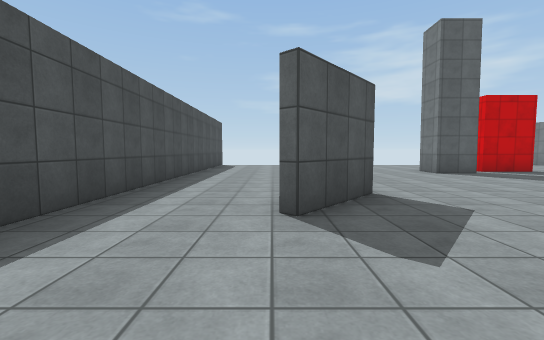
View 1 (above)

18 first-person views from a walk through a Unity game level. The camera is 1.2 m above the floor, tilts 4° down and sees 90° across. The floor is counted in squares, 2 m on a side. Each view is taken from the middle of a square. On the plan, view 1 faces up. The plan holds only what a view shows up to about 9 squares ahead; the rest is blank. The player character is not drawn. Some animated figures are not drawn. Some surface patterns are stand-ins.

View 2
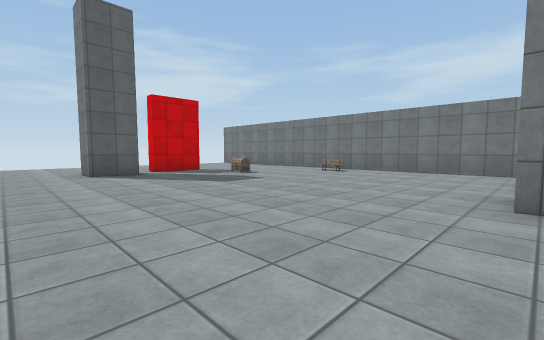

View 3
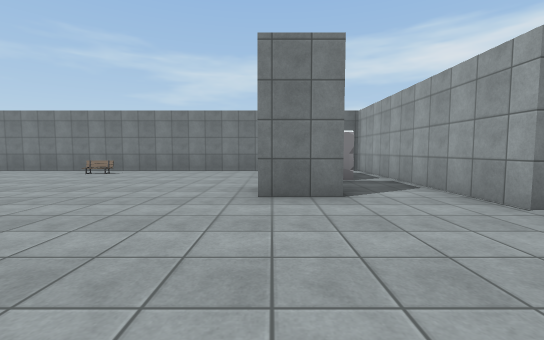

View 4
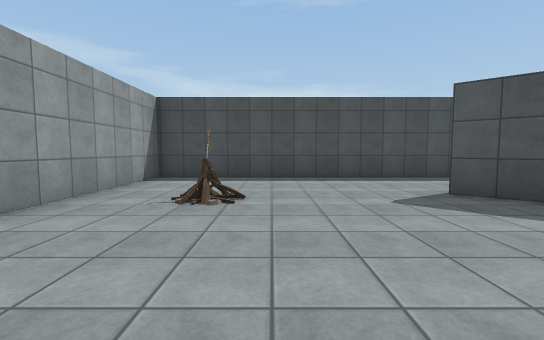

View 5
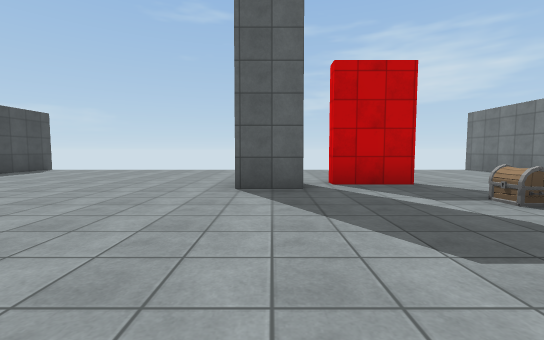

View 6
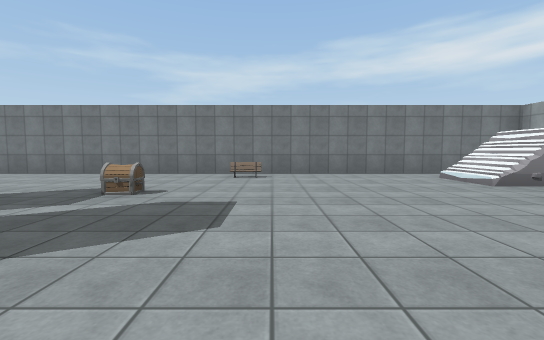

View 7
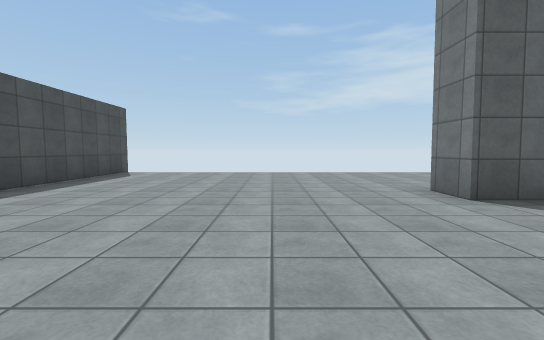

View 8
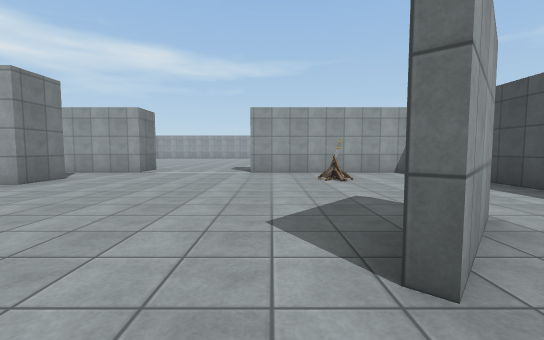

View 9
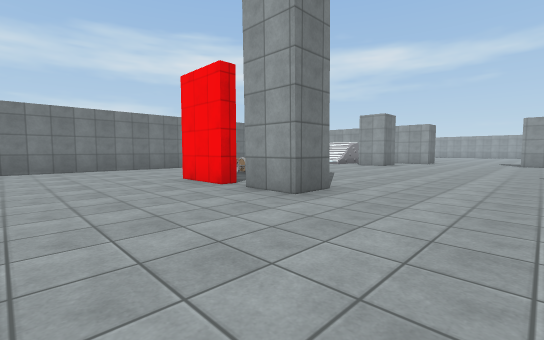

View 10
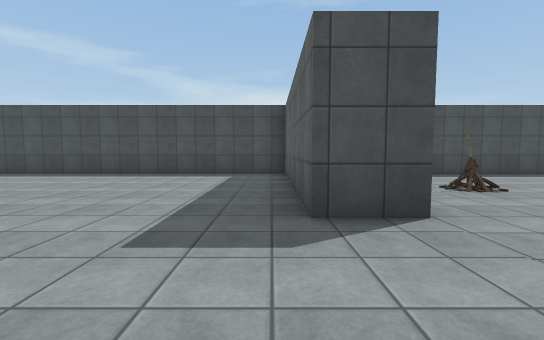

View 11
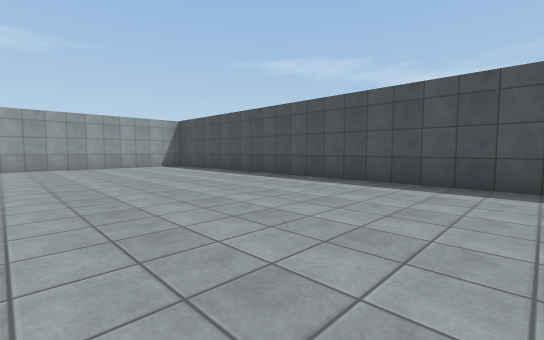

View 12
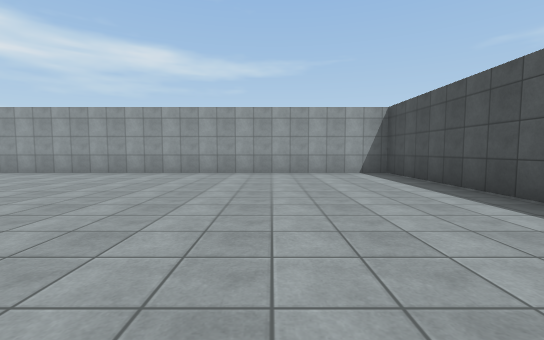

View 13
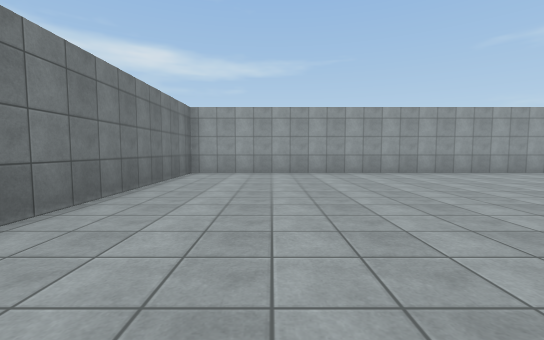

View 14
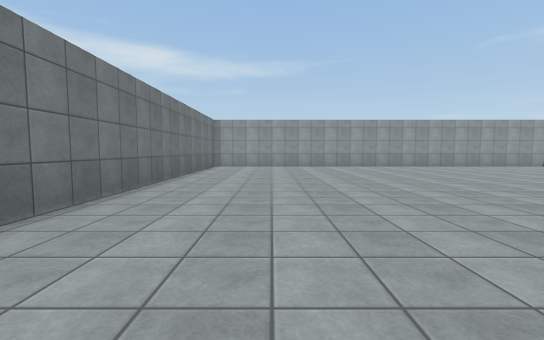

View 15
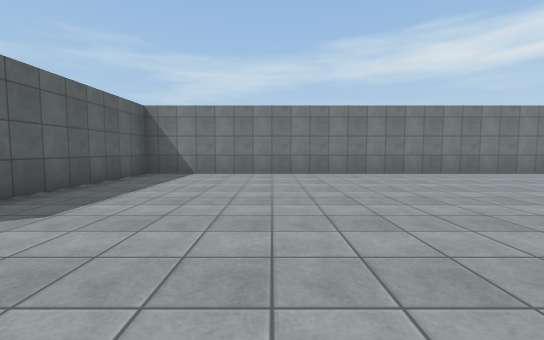

View 16
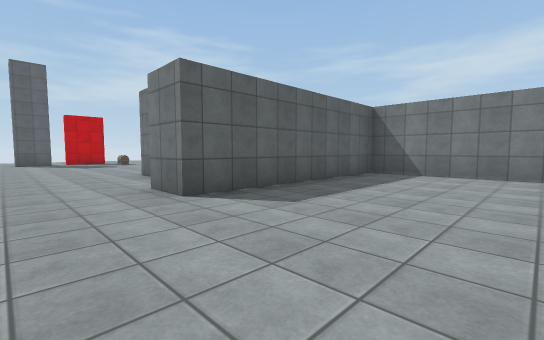

View 17
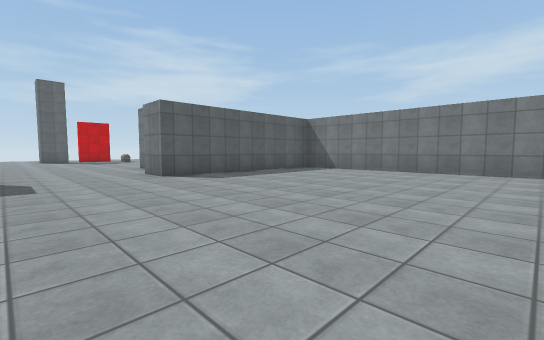

View 18
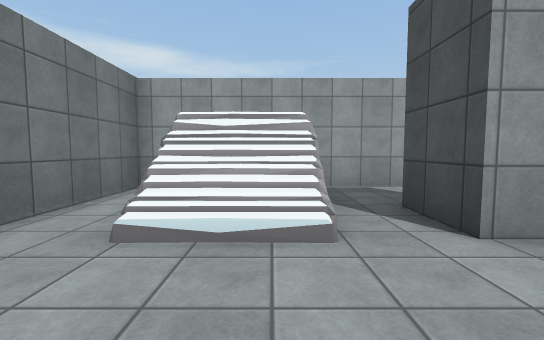

### Floor plan
Points are (right, up) in squares from view 1. A wall is a line through its corners. A room is listed if a view was taken in it or the views show most of it. See-through windows are left out.
Room 1 (views 1, 2, 3, 4, 5, 6, 7, 8, 9, 18)
walls: (5.5, 7.3) (4.4, 7.3) (4.4, 8.1) (5.5, 8.1); (1.4, 3.8) (0.2, 2.4); (6.1, 8.1) (7.6, 8.1); (7.6, 7.9) (6.1, 7.9); (0, 2.6) (1.3, 4); (6.5, -1) (6.5, 0.2) (7.6, 0.2) (7.6, -1); (5.7, -2.6) (8.4, -2.6); (11.2, -0.6) (11.2, 11.8); (-2.2, 11.9) (-2.2, -2.6) (2.6, -2.6)
ways out: opening at (4, -2.7) to room 2; opening at (9.5, -2) to room 3; opening at (11, -1) to room 3; gap at (-2, 12); gap at (6, 8); gap at (11, 12)
objects: bonfire (1, -1); chest (8, 6); bench (10, 4)
Room 2 (views 10, 11, 12, 13, 14, 15, 16, 17)
walls: (2.6, -2.6) (2.6, -3.7) (-1.9, -3.7); (-2.2, -3.6) (-2.2, -16.5) (11.2, -16.5) (11.2, -3.7) (5.7, -3.7) (5.7, -2.6)
ways out: opening at (4, -2.7) to room 1
Room 3 (no view inside)
walls: (8.4, -2.6) (11.2, -2.6) (11.2, -0.6)
ways out: opening at (9.5, -2) to room 1; opening at (11, -1) to room 1

Positions as (right, up) in squares from view 1, and headings:
1: (0, 0), facing up
2: (3, 0), facing up-right
3: (3, 0), facing right
4: (4, 0), facing left
5: (5, 3), facing up
6: (4, 4), facing right
7: (2, 4), facing up
8: (2, 5), facing down
9: (2, 11), facing down-right
10: (5, -4), facing left
11: (3, -6), facing down-left
12: (1, -9), facing down
13: (9, -9), facing down
14: (9, -6), facing down
15: (4, -7), facing right
16: (4, -7), facing up-right
17: (3, -10), facing up-right
18: (9, 2), facing down
